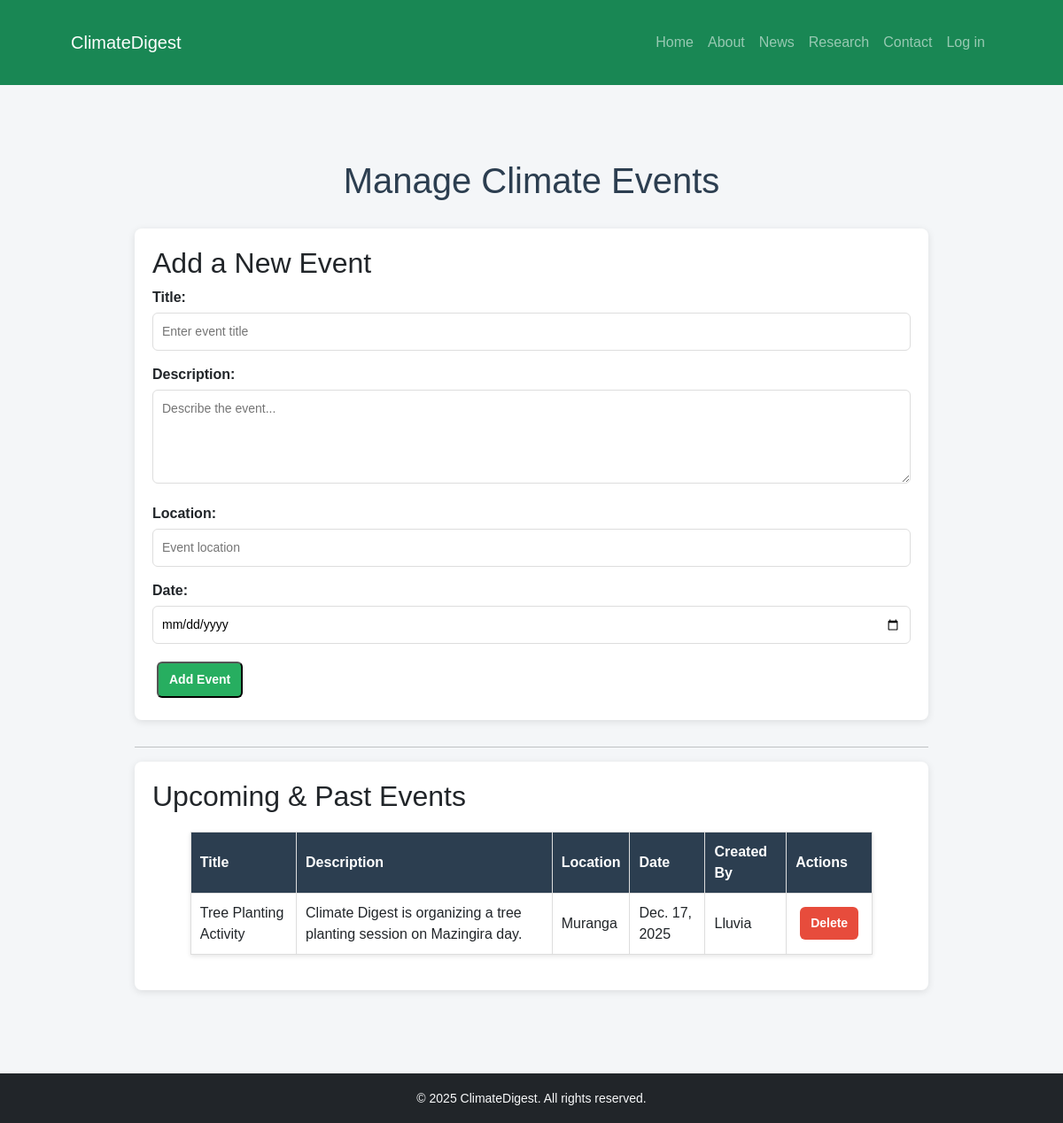
Page /manage_events/ (signed in) on the committed database.
### climateapp/models.py (models this page shows, shortened)
class Event(models.Model):
    title = models.CharField(max_length=200)
    description = models.TextField()
    location = models.CharField(max_length=200)
    date = models.DateField()
    created_by = models.ForeignKey(User, on_delete=models.SET_NULL, null=True, blank=True)
    created_at = models.DateTimeField(auto_now_add=True)

### climateapp/views.py (the view, shortened to what this page needs)
# urls.py: path('manage_events/', views.manage_events, name='manage_events'),
@user_passes_test(is_admin)
def manage_events(request):
    events = Event.objects.all()
    return render(request, "manage_events.html", {"events": events})

### climateapp/views.py (called while the page is built)
def is_admin(user):
    return user.is_staff or user.is_superuser

### climateapp/templates/manage_events.html (shortened to what this page needs)
{% extends "base.html" %}
{% load static %}
{% block extra_css %}
<link rel="stylesheet" href="{% static 'css/manage_events.css' %}">
{% endblock extra_css %}
{% block content %}
<div class="container">
    <h1 class="page-title"> Manage Climate Events</h1>
    <div class="form-card">
        <h2>Add a New Event</h2>
        <form method="post" class="crud-form">
            <div class="form-group">
                <label for="title">Title:</label>
                <input type="text" id="title" name="title" placeholder="Enter event title" required>
            </div>
            <div class="form-group">
                <label for="description">Description:</label>
                <textarea id="description" name="description" rows="4" placeholder="Describe the event..." required></textarea>
            </div>
            <div class="form-group">
                <label for="location">Location:</label>
                <input type="text" id="location" name="location" placeholder="Event location" required>
            </div>
            <div class="form-group">
                <label for="date">Date:</label>
                <input type="date" id="date" name="date" required>
            </div>
            <button type="submit" class="btn-primary"> Add Event</button>
        </form>
    </div>
    <hr>
    <div class="table-card">
        <h2>Upcoming & Past Events</h2>
        <table class="crud-table">
            <thead>
                <tr>
                    <th>Title</th>
                    <th>Description</th>
                    <th>Location</th>
                    <th>Date</th>
                    <th>Created By</th>
                    <th>Actions</th>
                </tr>
            </thead>
            <tbody>
                {% for event in events %}
                <tr>
                    <td>{{ event.title }}</td>
                    <td>{{ event.description|truncatewords:15 }}</td>
                    <td>{{ event.location }}</td>
                    <td>{{ event.date }}</td>
                    <td>{{ event.created_by }}</td>
                    <td>
                        <a href="{% url 'delete_event' event.id %}" class="btn-danger"
                           onclick="return confirm('Are you sure you want to delete this event?');"> Delete</a>
                    </td>
                </tr>
                {% empty %}
                <tr><td colspan="6" class="empty-msg">No events available. Add one above!</td></tr>
                {% endfor %}
            </tbody>
        </table>
    </div>
</div>
{% endblock content %}

### climateapp/static/css/stories.css (style rules this page uses)
body { background-color: #f7f9fc; }

### climateapp/static/css/manage_events.css (style rules this page uses)
.container { width: 90%; margin: 0 auto; padding: 20px; }
.page-title { text-align: center; color: #2c3e50; margin-bottom: 30px; }
.form-card, .table-card { background: #ffffff; padding: 20px; margin-bottom: 30px; border-radius: 8px; box-shadow: 0 2px 8px rgba(0,0,0,0.1); }
.form-group { margin-bottom: 15px; }
label { font-weight: bold; display: block; margin-bottom: 5px; }
input, textarea { width: 100%; padding: 10px; border: 1px solid #ddd; border-radius: 6px; font-size: 14px; }
.btn-primary, .btn-secondary, .btn-danger { display: inline-block; padding: 8px 12px; margin: 5px; border-radius: 6px; text-decoration: none; font-size: 14px; font-weight: bold; transition: background 0.3s ease; }
.btn-primary { background: #27ae60; color: #fff; }
.btn-danger { background: #e74c3c; color: #fff; }
.crud-table { width: 100%; border-collapse: collapse; margin-top: 15px; }
.crud-table th, .crud-table td { border: 1px solid #ddd; padding: 12px; text-align: left; }
.crud-table th { background: #2c3e50; color: #fff; }

### climateapp/static/css/manage_dashboard.css (style rules this page uses)
body { font-family: Arial, sans-serif; background: #f4f6f8; margin: 0; padding: 0; }
h1 { text-align: center; margin: 20px 0; color: #2c3e50; }
.crud-table { width: 90%; margin: 20px auto; border-collapse: collapse; background: #fff; box-shadow: 0 2px 5px rgba(0,0,0,0.1); }
.crud-table th, .crud-table td { border: 1px solid #ddd; padding: 10px; text-align: left; }
.crud-table th { background: #2c3e50; color: #fff; }
a { color: #2980b9; text-decoration: none; }

### rows in the picture
Event: title "Tree Planting Activity", description "Climate Digest is organizing a tree planting session on Mazingira day.", location "Muranga", date "Dec. 17, 2025", created_by "Lluvia"
